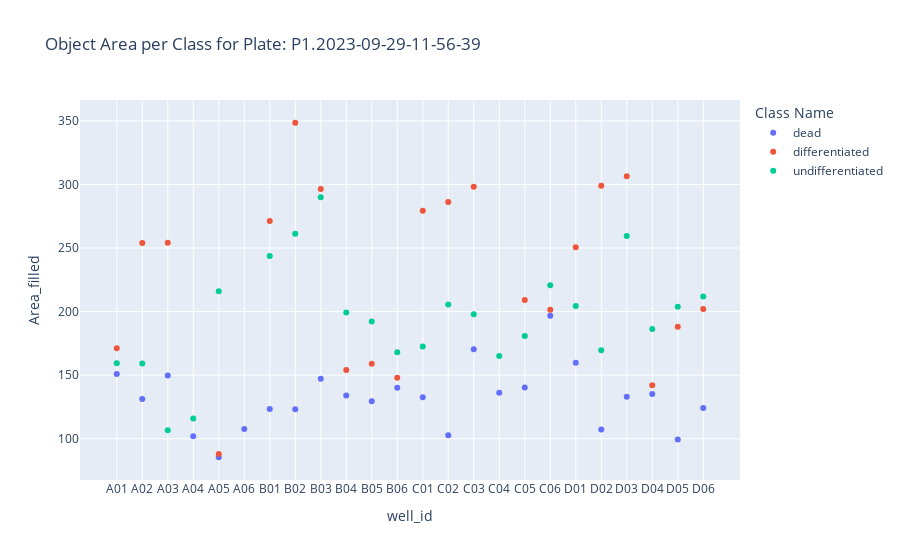
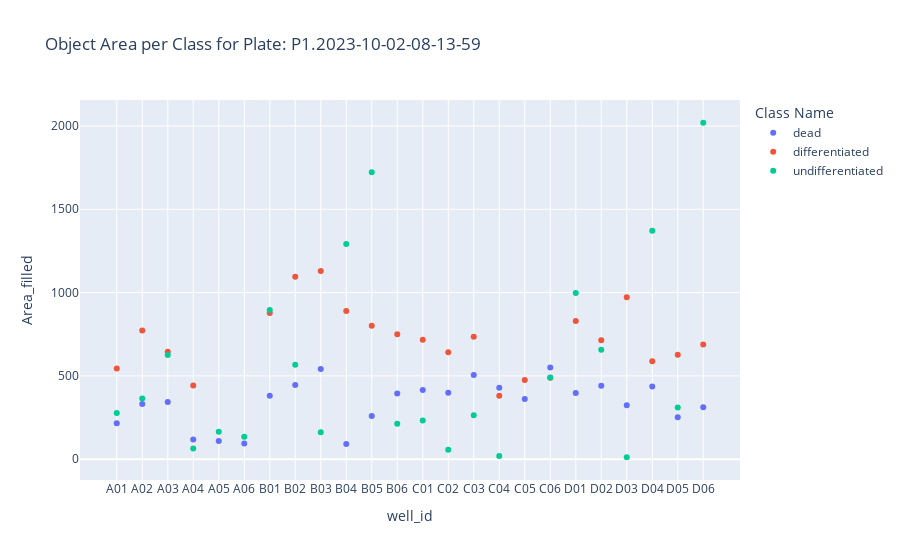
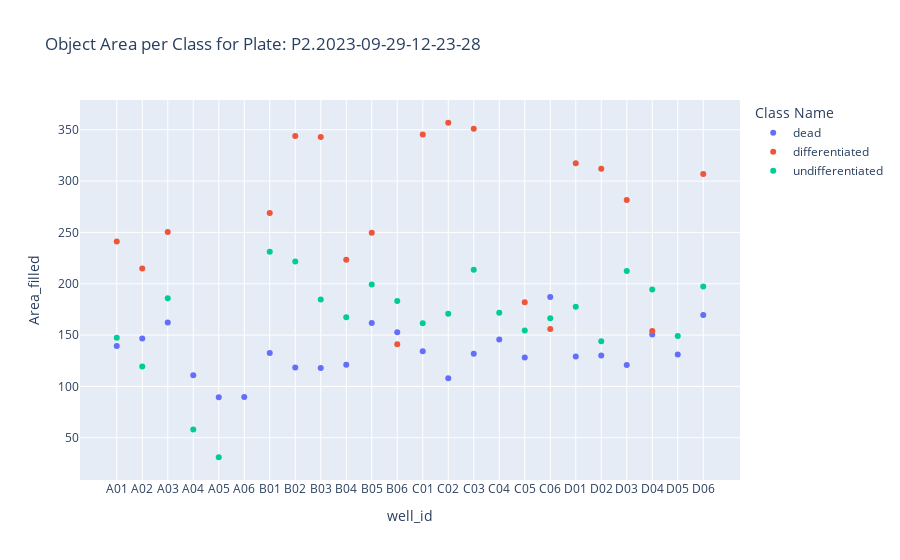
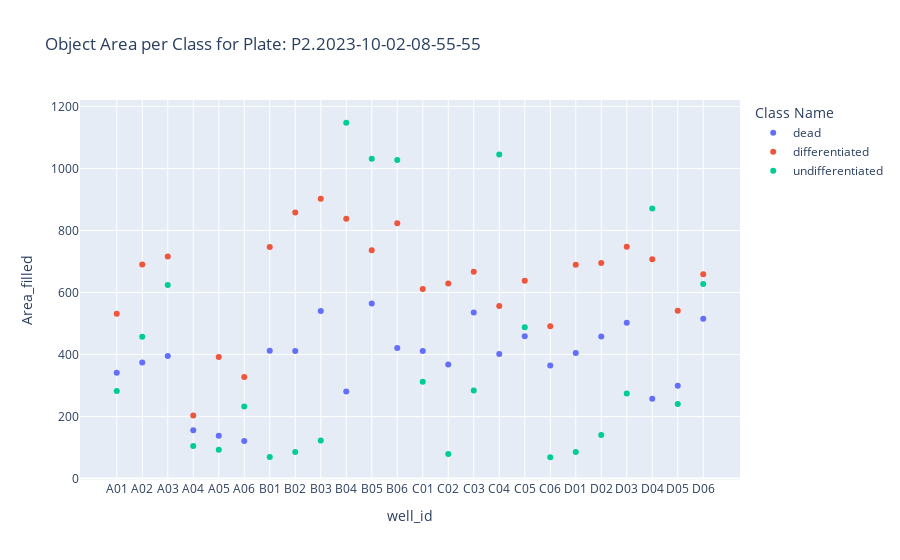

Notebook code for these charts, in order:
### Code cell
# Group by plate_name
plate_names = final_df['plate_name'].unique()

for plate_name in plate_names:
    # Filter the dataframe for the current plate_name
    df_filtered = final_df[final_df['plate_name'] == plate_name]
    
    # Plotting
    fig = px.scatter(df_filtered, x='well_id', y='Area_filled', color='Class Name', title=f'Object Area per Class for Plate: {plate_name}')
    
    # Construct the file path for saving
    file_path = summary_stats_path / f"{plate_name}_object_area.png"
    
    # Save plot as PNG file
    fig.write_image(file_path.as_posix(), scale=2)  # Adjust scale as needed for resolution
    
    # Show plot
    fig.show()

### Figure 1 — Plotly figure (JSON) as saved in the notebook; plotly's stock layout.template omitted (floating-point values rounded to 4 significant figures)
{"data": [{"hovertemplate": "Class Name=dead<br>well_id=%{x}<br>Area_filled=%{y}<extra></extra>", "legendgroup": "dead", "marker": {"color": "#636efa", "symbol": "circle"}, "mode": "markers", "name": "dead", "orientation": "v", "showlegend": true, "type": "scatter", "x": ["A01", "A02", "A03", "A04", "A05", "A06", "B01", "B02", "B03", "B04", "B05", "B06", "C01", "C02", "C03", "C04", "C05", "C06", "D01", "D02", "D03", "D04", "D05", "D06"], "xaxis": "x", "y": [150.9, 131.2, 149.8, 101.9, 85.42, 107.6, 123.5, 123.1, 147.1, 134, 129.6, 140.1, 132.7, 102.7, 170.4, 136.2, 140.3, 196.8, 159.8, 107.3, 133, 135.1, 99.4, 124.1], "yaxis": "y"}, {"hovertemplate": "Class Name=differentiated<br>well_id=%{x}<br>Area_filled=%{y}<extra></extra>", "legendgroup": "differentiated", "marker": {"color": "#EF553B", "symbol": "circle"}, "mode": "markers", "name": "differentiated", "orientation": "v", "showlegend": true, "type": "scatter", "x": ["A01", "A02", "A03", "A05", "B01", "B02", "B03", "B04", "B05", "B06", "C01", "C02", "C03", "C05", "C06", "D01", "D02", "D03", "D04", "D05", "D06"], "xaxis": "x", "y": [171.2, 253.9, 254.2, 88, 271.3, 348.5, 296.3, 154, 159, 148, 279.3, 286.3, 298.1, 209.2, 201.5, 250.6, 299, 306.5, 142, 188, 202], "yaxis": "y"}, {"hovertemplate": "Class Name=undifferentiated<br>well_id=%{x}<br>Area_filled=%{y}<extra></extra>", "legendgroup": "undifferentiated", "marker": {"color": "#00cc96", "symbol": "circle"}, "mode": "markers", "name": "undifferentiated", "orientation": "v", "showlegend": true, "type": "scatter", "x": ["A01", "A02", "A03", "A04", "A05", "B01", "B02", "B03", "B04", "B05", "B06", "C01", "C02", "C03", "C04", "C05", "C06", "D01", "D02", "D03", "D04", "D05", "D06"], "xaxis": "x", "y": [159.4, 159.1, 106.6, 116, 216, 243.7, 261.3, 289.9, 199.3, 192.1, 168.1, 172.4, 205.5, 197.9, 165.1, 180.7, 220.8, 204.4, 169.6, 259.5, 186.3, 203.7, 211.9], "yaxis": "y"}], "layout": {"legend": {"title": {"text": "Class Name"}, "tracegroupgap": 0}, "title": {"text": "Object Area per Class for Plate: P1.2023-09-29-11-56-39"}, "xaxis": {"anchor": "y", "domain": [0, 1], "title": {"text": "well_id"}}, "yaxis": {"anchor": "x", "domain": [0, 1], "title": {"text": "Area_filled"}}}}

### Figure 2 — Plotly figure (JSON) as saved in the notebook; plotly's stock layout.template omitted (floating-point values rounded to 4 significant figures)
{"data": [{"hovertemplate": "Class Name=dead<br>well_id=%{x}<br>Area_filled=%{y}<extra></extra>", "legendgroup": "dead", "marker": {"color": "#636efa", "symbol": "circle"}, "mode": "markers", "name": "dead", "orientation": "v", "showlegend": true, "type": "scatter", "x": ["A01", "A02", "A03", "A04", "A05", "A06", "B01", "B02", "B03", "B04", "B05", "B06", "C01", "C02", "C03", "C04", "C05", "C06", "D01", "D02", "D03", "D04", "D05", "D06"], "xaxis": "x", "y": [216.2, 332, 343.7, 118.0, 109.8, 95.08, 380.6, 445.8, 541.5, 92.25, 259.7, 395.2, 415.3, 398.4, 505.1, 429.0, 361.6, 550.6, 397.1, 440.7, 323.9, 436.5, 252, 312.7], "yaxis": "y"}, {"hovertemplate": "Class Name=differentiated<br>well_id=%{x}<br>Area_filled=%{y}<extra></extra>", "legendgroup": "differentiated", "marker": {"color": "#EF553B", "symbol": "circle"}, "mode": "markers", "name": "differentiated", "orientation": "v", "showlegend": true, "type": "scatter", "x": ["A01", "A02", "A03", "A04", "B01", "B02", "B03", "B04", "B05", "B06", "C01", "C02", "C03", "C04", "C05", "C06", "D01", "D02", "D03", "D04", "D05", "D06"], "xaxis": "x", "y": [544.1, 773.2, 645.0, 442.5, 877.7, 1095.0, 1129.0, 889.9, 801.3, 750.8, 717.1, 641.8, 734.5, 380.5, 475.9, 489.2, 829.6, 713.9, 971.8, 588.2, 626.4, 688.1], "yaxis": "y"}, {"hovertemplate": "Class Name=undifferentiated<br>well_id=%{x}<br>Area_filled=%{y}<extra></extra>", "legendgroup": "undifferentiated", "marker": {"color": "#00cc96", "symbol": "circle"}, "mode": "markers", "name": "undifferentiated", "orientation": "v", "showlegend": true, "type": "scatter", "x": ["A01", "A02", "A03", "A04", "A05", "A06", "B01", "B02", "B03", "B04", "B05", "B06", "C01", "C02", "C03", "C04", "C06", "D01", "D02", "D03", "D04", "D05", "D06"], "xaxis": "x", "y": [277.4, 364.5, 625.8, 64, 164.8, 135.5, 895.4, 567, 161.4, 1291, 1722.0, 213, 233, 56.67, 263.8, 20, 490, 997.5, 656.5, 12, 1372.0, 310, 2019.0], "yaxis": "y"}], "layout": {"legend": {"title": {"text": "Class Name"}, "tracegroupgap": 0}, "title": {"text": "Object Area per Class for Plate: P1.2023-10-02-08-13-59"}, "xaxis": {"anchor": "y", "domain": [0, 1], "title": {"text": "well_id"}}, "yaxis": {"anchor": "x", "domain": [0, 1], "title": {"text": "Area_filled"}}}}

### Figure 3 — Plotly figure (JSON) as saved in the notebook; plotly's stock layout.template omitted (floating-point values rounded to 4 significant figures)
{"data": [{"hovertemplate": "Class Name=dead<br>well_id=%{x}<br>Area_filled=%{y}<extra></extra>", "legendgroup": "dead", "marker": {"color": "#636efa", "symbol": "circle"}, "mode": "markers", "name": "dead", "orientation": "v", "showlegend": true, "type": "scatter", "x": ["A01", "A02", "A03", "A04", "A05", "A06", "B01", "B02", "B03", "B04", "B05", "B06", "C01", "C02", "C03", "C04", "C05", "C06", "D01", "D02", "D03", "D04", "D05", "D06"], "xaxis": "x", "y": [139.3, 146.7, 162.2, 110.9, 89.41, 89.8, 132.5, 118.4, 117.8, 121.1, 161.8, 152.7, 134.2, 107.9, 131.7, 145.8, 128.2, 187.2, 129.2, 130.2, 120.8, 150.6, 131.1, 169.5], "yaxis": "y"}, {"hovertemplate": "Class Name=differentiated<br>well_id=%{x}<br>Area_filled=%{y}<extra></extra>", "legendgroup": "differentiated", "marker": {"color": "#EF553B", "symbol": "circle"}, "mode": "markers", "name": "differentiated", "orientation": "v", "showlegend": true, "type": "scatter", "x": ["A01", "A02", "A03", "B01", "B02", "B03", "B04", "B05", "B06", "C01", "C02", "C03", "C05", "C06", "D01", "D02", "D03", "D04", "D06"], "xaxis": "x", "y": [241.2, 214.8, 250.4, 268.9, 343.8, 342.9, 223.3, 249.7, 141, 345.3, 356.8, 351, 182, 156, 317.3, 312.1, 281.6, 154, 307], "yaxis": "y"}, {"hovertemplate": "Class Name=undifferentiated<br>well_id=%{x}<br>Area_filled=%{y}<extra></extra>", "legendgroup": "undifferentiated", "marker": {"color": "#00cc96", "symbol": "circle"}, "mode": "markers", "name": "undifferentiated", "orientation": "v", "showlegend": true, "type": "scatter", "x": ["A01", "A02", "A03", "A04", "A05", "B01", "B02", "B03", "B04", "B05", "B06", "C01", "C02", "C03", "C04", "C05", "C06", "D01", "D02", "D03", "D04", "D05", "D06"], "xaxis": "x", "y": [147.3, 119.3, 185.8, 58, 31, 231.2, 221.8, 184.7, 167.4, 199.2, 183.1, 161.5, 170.8, 213.6, 171.8, 154.4, 166.4, 177.7, 144, 212.5, 194.3, 149, 197.2], "yaxis": "y"}], "layout": {"legend": {"title": {"text": "Class Name"}, "tracegroupgap": 0}, "title": {"text": "Object Area per Class for Plate: P2.2023-09-29-12-23-28"}, "xaxis": {"anchor": "y", "domain": [0, 1], "title": {"text": "well_id"}}, "yaxis": {"anchor": "x", "domain": [0, 1], "title": {"text": "Area_filled"}}}}

### Figure 4 — Plotly figure (JSON) as saved in the notebook; plotly's stock layout.template omitted (floating-point values rounded to 4 significant figures)
{"data": [{"hovertemplate": "Class Name=dead<br>well_id=%{x}<br>Area_filled=%{y}<extra></extra>", "legendgroup": "dead", "marker": {"color": "#636efa", "symbol": "circle"}, "mode": "markers", "name": "dead", "orientation": "v", "showlegend": true, "type": "scatter", "x": ["A01", "A02", "A03", "A04", "A05", "A06", "B01", "B02", "B03", "B04", "B05", "B06", "C01", "C02", "C03", "C04", "C05", "C06", "D01", "D02", "D03", "D04", "D05", "D06"], "xaxis": "x", "y": [340.8, 374.4, 395.0, 155.8, 138.1, 121.1, 412.1, 410.9, 540.2, 280.7, 564.4, 420.9, 410.9, 367.7, 535.2, 401.9, 459.1, 364.1, 404.8, 457.8, 502.2, 257, 299.2, 515.3], "yaxis": "y"}, {"hovertemplate": "Class Name=differentiated<br>well_id=%{x}<br>Area_filled=%{y}<extra></extra>", "legendgroup": "differentiated", "marker": {"color": "#EF553B", "symbol": "circle"}, "mode": "markers", "name": "differentiated", "orientation": "v", "showlegend": true, "type": "scatter", "x": ["A01", "A02", "A03", "A04", "A05", "A06", "B01", "B02", "B03", "B04", "B05", "B06", "C01", "C02", "C03", "C04", "C05", "C06", "D01", "D02", "D03", "D04", "D05", "D06"], "xaxis": "x", "y": [531.1, 690.5, 716.1, 202.9, 391.5, 327.3, 746.8, 858.0, 902.4, 837.6, 736.2, 823.6, 611.2, 629.0, 666.9, 556.6, 638, 490.7, 689.8, 695.3, 747.3, 707.3, 541.0, 658.6], "yaxis": "y"}, {"hovertemplate": "Class Name=undifferentiated<br>well_id=%{x}<br>Area_filled=%{y}<extra></extra>", "legendgroup": "undifferentiated", "marker": {"color": "#00cc96", "symbol": "circle"}, "mode": "markers", "name": "undifferentiated", "orientation": "v", "showlegend": true, "type": "scatter", "x": ["A01", "A02", "A03", "A04", "A05", "A06", "B01", "B02", "B03", "B04", "B05", "B06", "C01", "C02", "C03", "C04", "C05", "C06", "D01", "D02", "D03", "D04", "D05", "D06"], "xaxis": "x", "y": [282.5, 457, 624, 104.8, 92.33, 232.5, 69.5, 85.5, 122.8, 1148.0, 1032.0, 1028.0, 312, 79.33, 283.5, 1045, 488, 68.5, 85.2, 140.5, 274.5, 870.6, 240, 627.2], "yaxis": "y"}], "layout": {"legend": {"title": {"text": "Class Name"}, "tracegroupgap": 0}, "title": {"text": "Object Area per Class for Plate: P2.2023-10-02-08-55-55"}, "xaxis": {"anchor": "y", "domain": [0, 1], "title": {"text": "well_id"}}, "yaxis": {"anchor": "x", "domain": [0, 1], "title": {"text": "Area_filled"}}}}
